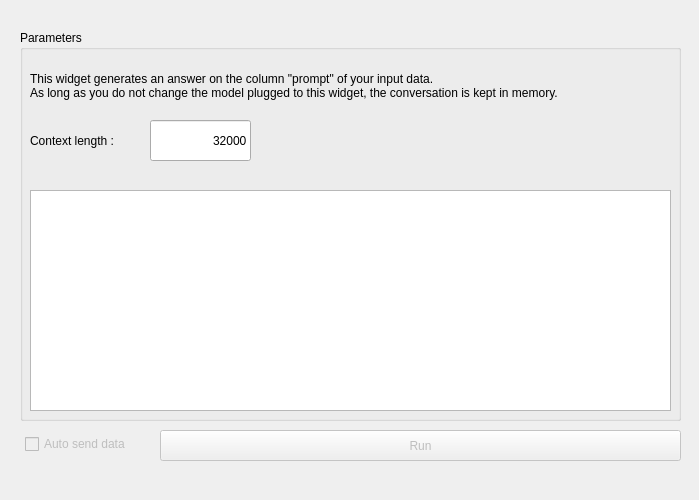
<?xml version="1.0" encoding="UTF-8"?>
<ui version="4.0">
 <class>Form</class>
 <widget class="QWidget" name="Form">
  <property name="geometry">
   <rect>
    <x>0</x>
    <y>0</y>
    <width>699</width>
    <height>500</height>
   </rect>
  </property>
  <property name="windowTitle">
   <string>Form</string>
  </property>
  <widget class="QGroupBox" name="groupBox">
   <property name="geometry">
    <rect>
     <x>20</x>
     <y>30</y>
     <width>661</width>
     <height>391</height>
    </rect>
   </property>
   <property name="title">
    <string>Parameters</string>
   </property>
   <widget class="QTextBrowser" name="textBrowser">
    <property name="geometry">
     <rect>
      <x>10</x>
      <y>160</y>
      <width>641</width>
      <height>221</height>
     </rect>
    </property>
   </widget>
   <widget class="QLineEdit" name="lineEdit">
    <property name="geometry">
     <rect>
      <x>130</x>
      <y>90</y>
      <width>101</width>
      <height>41</height>
     </rect>
    </property>
    <property name="text">
     <string>32000</string>
    </property>
    <property name="alignment">
     <set>Qt::AlignRight|Qt::AlignTrailing|Qt::AlignVCenter</set>
    </property>
   </widget>
   <widget class="QLabel" name="Description">
    <property name="geometry">
     <rect>
      <x>10</x>
      <y>30</y>
      <width>641</width>
      <height>51</height>
     </rect>
    </property>
    <property name="text">
     <string>This widget generates an answer on the column &quot;prompt&quot; of your input data.
As long as you do not change the model plugged to this widget, the conversation is kept in memory.</string>
    </property>
    <property name="textFormat">
     <enum>Qt::AutoText</enum>
    </property>
    <property name="alignment">
     <set>Qt::AlignLeading|Qt::AlignLeft|Qt::AlignVCenter</set>
    </property>
    <property name="wordWrap">
     <bool>true</bool>
    </property>
   </widget>
   <widget class="QLabel" name="label">
    <property name="geometry">
     <rect>
      <x>10</x>
      <y>100</y>
      <width>121</width>
      <height>21</height>
     </rect>
    </property>
    <property name="text">
     <string>Context length :</string>
    </property>
   </widget>
  </widget>
  <widget class="QCheckBox" name="checkBox_send">
   <property name="enabled">
    <bool>false</bool>
   </property>
   <property name="geometry">
    <rect>
     <x>25</x>
     <y>436</y>
     <width>131</width>
     <height>16</height>
    </rect>
   </property>
   <property name="text">
    <string>Auto send data</string>
   </property>
  </widget>
  <widget class="QPushButton" name="pushButton_send">
   <property name="enabled">
    <bool>false</bool>
   </property>
   <property name="geometry">
    <rect>
     <x>160</x>
     <y>430</y>
     <width>521</width>
     <height>31</height>
    </rect>
   </property>
   <property name="text">
    <string>Run</string>
   </property>
  </widget>
 </widget>
 <resources/>
 <connections/>
</ui>
